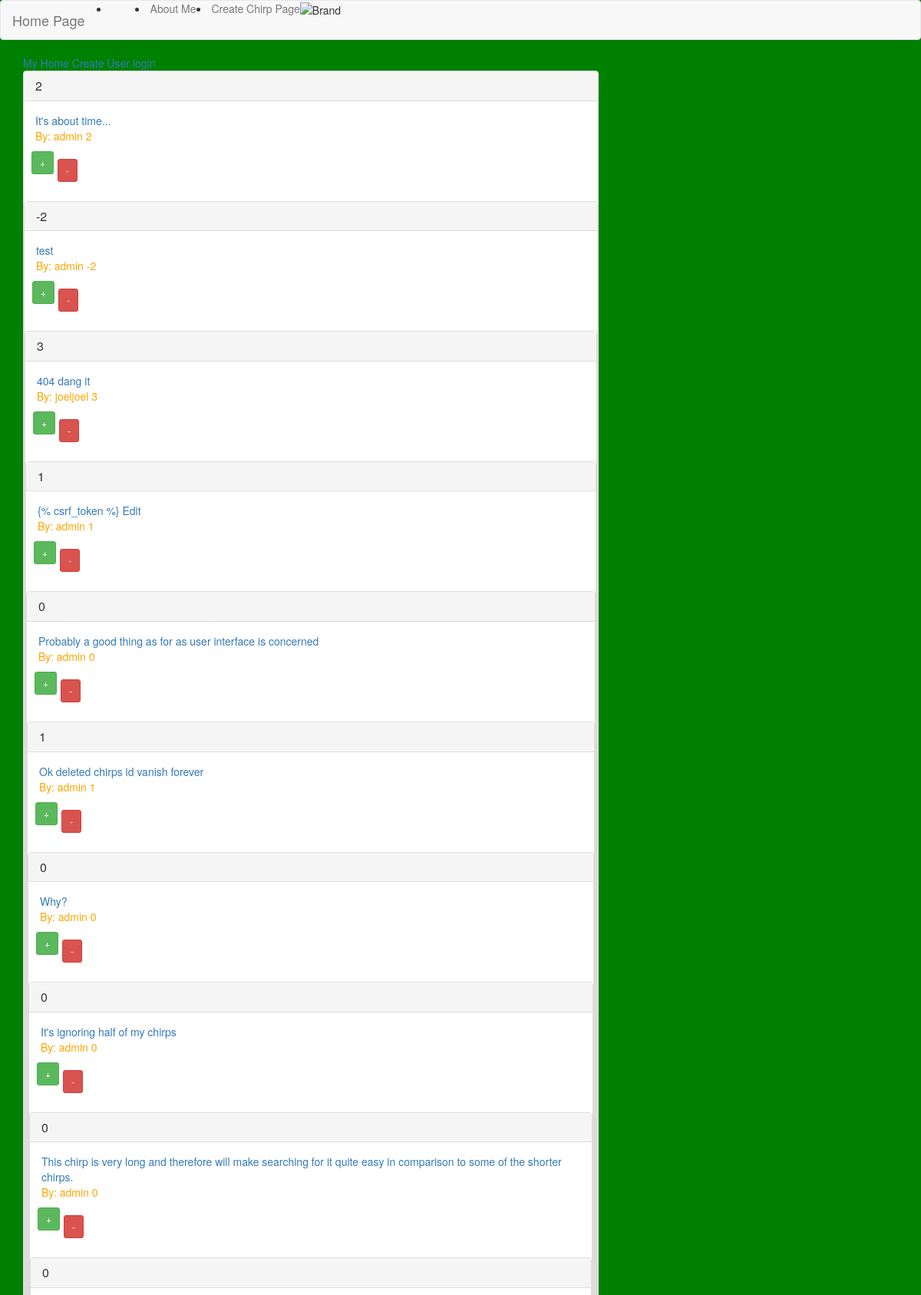
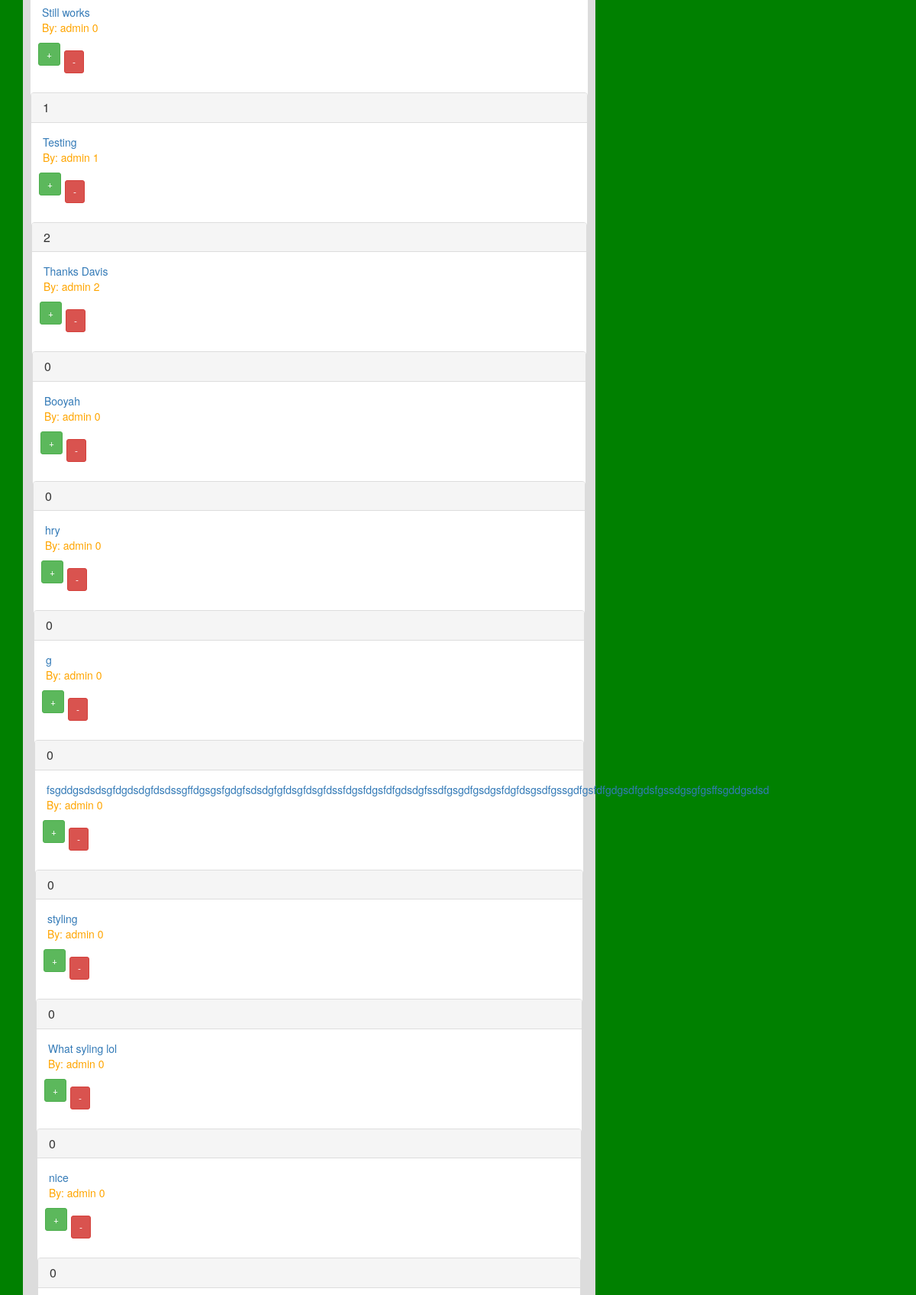
The page / (upper part) on the database its author committed (2 pictures, top to bottom).
### app/models.py (models this page shows, shortened)
class Chirp(models.Model):
    body = models.CharField(max_length=140)
    created = models.DateTimeField(auto_now_add=True)
    user = models.ForeignKey('auth.User')
    class Meta:
        ordering = ("-created",)
    @property
    def score(self):
        return sum([chirp_obj.score for chirp_obj in self.vote_set.all()])

class Vote(models.Model):
    user = models.ForeignKey('auth.User')
    chirp = models.ForeignKey('app.Chirp')
    value = models.BooleanField()
    class Meta:
        unique_together = ("user", 'chirp')
    @property
    def score(self):
        if self.value:
            return 1
        return -1

### app/views.py (the view)
# urls.py: url(r'^$', ChirpView.as_view(), name="chirp_view"),
class ChirpView(ListView):
    template_name = "chirps.html"
    model = Chirp

### templates/chirps.html (shortened to what this page needs)
{% extends "base.html" %}
{% block content %}
<div class="row">
  <div class="col-md-8">
{% for chirp in object_list %}
  <div class="panel panel-default">
    <div class="panel-heading">
  <h3 class="panel-title">{{ chirp.score }}</h3>
</div>
  <div class="panel-body">
    <a href="{% url 'chirp_detail_view' chirp.id %}"> {{ chirp.body }}</a>
    <p style="color: orange">
      By: {{ chirp.user }}
      {{ chirp.score }}
    </p>
    <p>
      <div class="btn-toolbar" role="toolbar">
      <form class="" action="{% url 'chirp_upvote_view' chirp.id %}" method="post">
        <input type="submit" name="" value="+" class="btn btn-group btn-success btn-sm">
      </form>
    </p>
    <p>
      <form class="btn-toolbar" action="{% url 'chirp_downvote_view' chirp.id %}" method="post">
        <input type="submit" name="" value="-" class="btn btn-group btn-danger btn-sm">
      </form>
    </p>
    </div
  </div>
  </div>
{% endfor %}
</div>
</div>
{% endblock %}

### templates/base.html (shortened to what this page needs)
{% load staticfiles %}
<!DOCTYPE html>
<html>
  <head>
    <link rel="stylesheet" href="{% static 'css/bootstrap.css' %}" media="screen" title="no title">
  </head>
  <body>
    <nav class="navbar navbar-default">
  <div class="container-fluid">
    <div class="navbar-nav">
      <li><a class="navbar-brand" href="#">Home Page</li>
        <li><a href="{% url 'about_view' %}">About Me</a></li>
          <li><a href="{% url 'chirp_create_view' %}">Create Chirp Page</a></li>
        <img alt="Brand" src="...">
    </div>
  </div>
</nav>
      <div class="container">
        <a href="{% url 'chirp_view' %}">My Home</a>
        {% if not request.user.is_authenticated %}
        <a href="{% url 'user_create_view' %}">Create User</a>
          <a href="{% url 'login' %}">login</a>
          {% else %}
          <a href="{% url 'logout' %}?next={% url 'login' %}">logout</a>
          {% endif %}
        {% block content %}
        {% endblock %}
      </div>
  </body>
</html>

### templates/base.html (style rules this page uses)
body { background-color: green; }

### rows shown on the page
Chirp: score "2", body "It's about time...", user "admin"
Chirp: score "-2", body "test", user "admin"
Chirp: score "3", body "404 dang it", user "joeljoel"
Chirp: score "1", body "{% csrf_token %} Edit", user "admin"
Chirp: score "0", body "Probably a good thing as for as user interface is concerned", user "admin"
Chirp: score "1", body "Ok deleted chirps id vanish forever", user "admin"
Chirp: score "0", body "Why?", user "admin"
Chirp: score "0", body "It's ignoring half of my chirps", user "admin"
Chirp: score "0", body "This chirp is very long and therefore will make searching for it quite easy in comparison to some of the shorter chirps.", user "admin"
Chirp: score "0", body "Still works", user "admin"
Chirp: score "1", body "Testing", user "admin"
Chirp: score "2", body "Thanks Davis", user "admin"
Chirp: score "0", body "Booyah", user "admin"
Chirp: score "0", body "hry", user "admin"
Chirp: score "0", body "g", user "admin"
Chirp: score "0", body "fsgddgsdsdsgfdgdsdgfdsdssgffdgsgsfgdgfsdsdgfgfdsgfdsgfdssfdgsfdgsfdfgdsdgfssdfgsgdfgsdgsfdgfdsgsdfgssgdfgsfdfgdgsdfgdsfgssdgsgfgsffsgddgsdsd", user "admin"
Chirp: score "0", body "styling", user "admin"
Chirp: score "0", body "What syling lol", user "admin"
Chirp: score "0", body "nice", user "admin"
Chirp: score "0"
